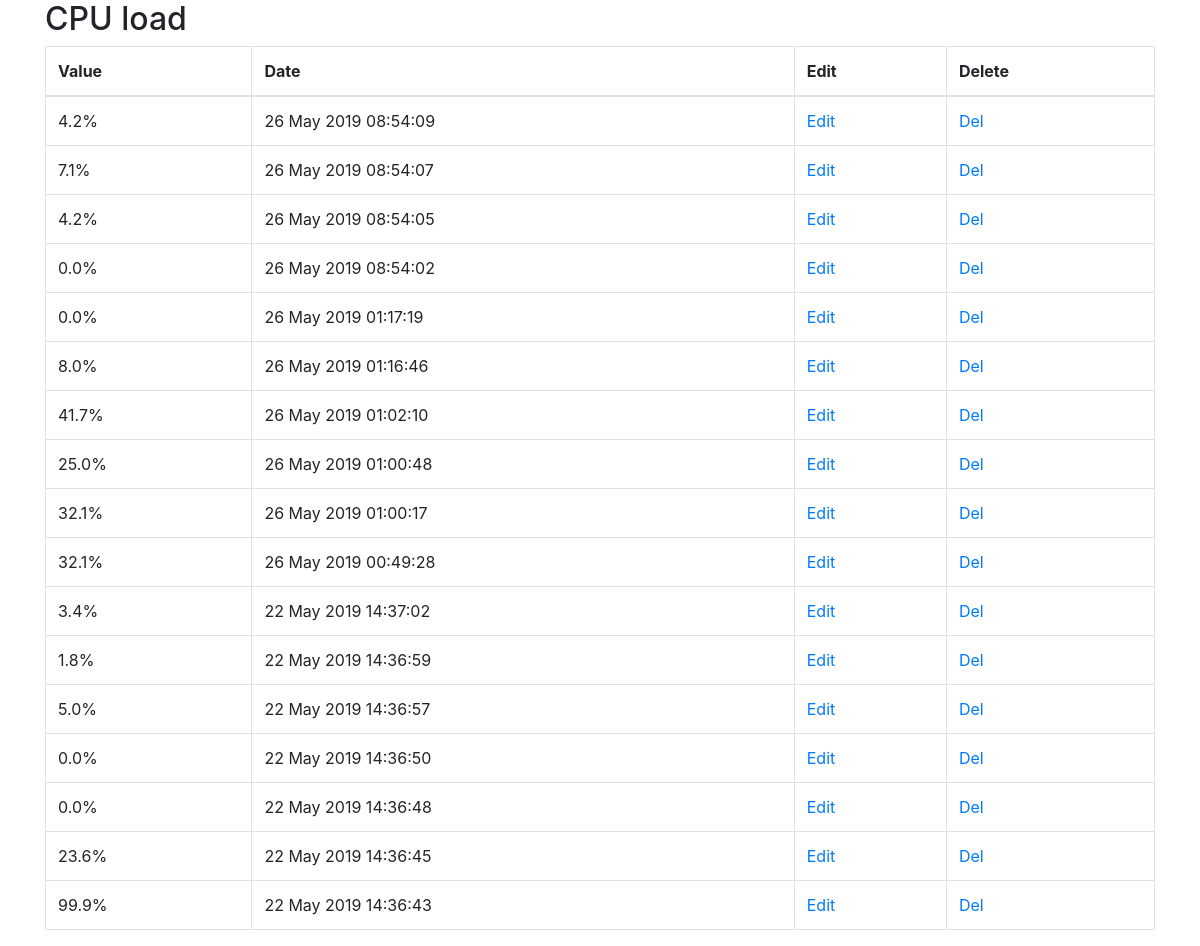
/sens_item/cpu_val, run on an earlier commit of the app's database.
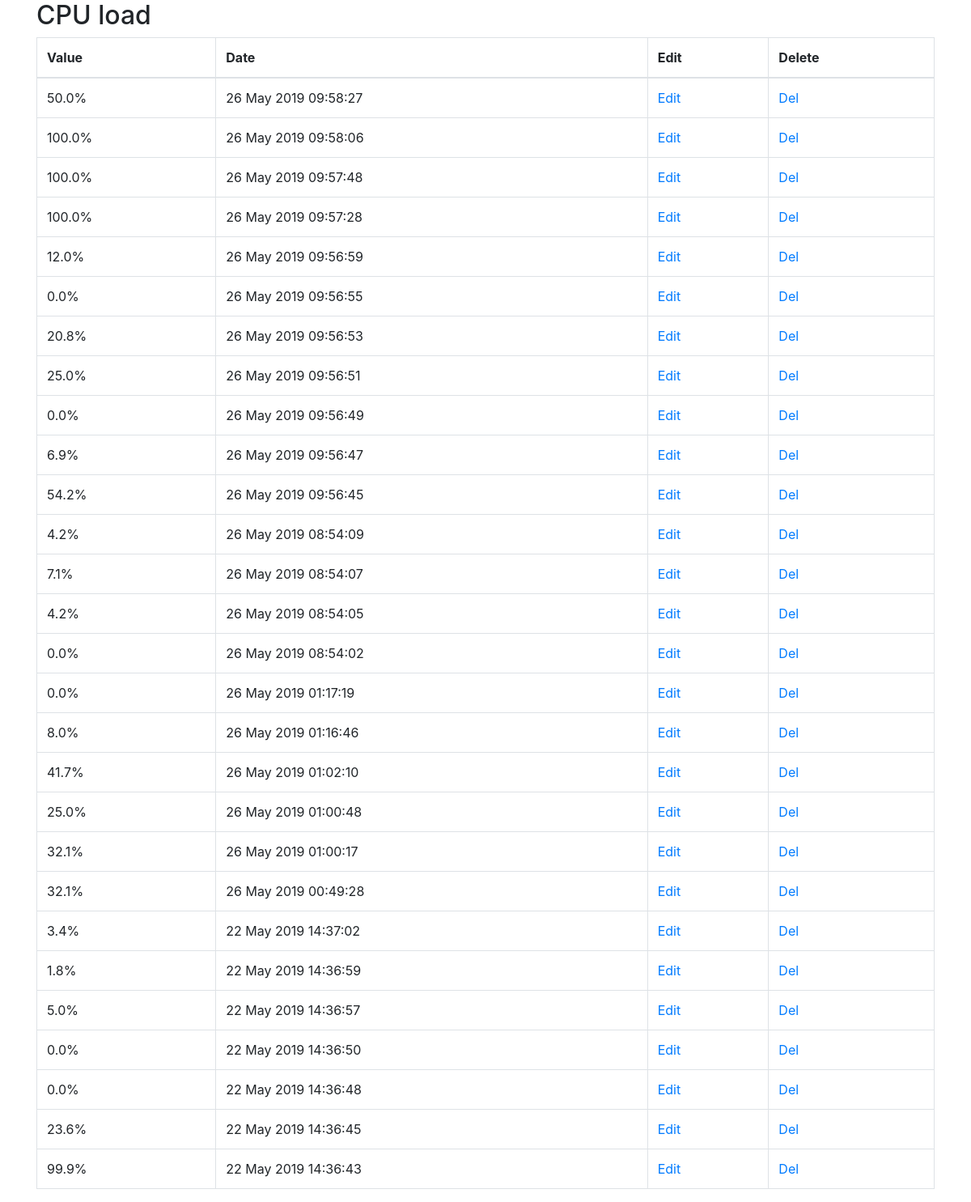
And on a later commit of the database.
### api/models.py (models this page shows)
class SensorHistory(models.Model):
    date = models.DateTimeField(auto_now_add=True, blank=True)
    value = models.CharField(max_length=400)
    sensor = models.ForeignKey(Sensor, on_delete=models.CASCADE, related_name='sensor_history')

class Sensor(models.Model):
    name = models.CharField(max_length=100)
    min_value = models.IntegerField()
    max_value = models.IntegerField()
    slug = models.SlugField(unique=True, null=True)
    def __str__(self):
        return self.name

### index/views.py (the view)
# urls.py: path('sens_item/<slug:slug>', views.sensor_item, name="sens_item"),
def sensor_item(request, slug):
    data = models.SensorHistory.objects.filter(sensor__slug=slug).order_by('-date')
    sensor = models.Sensor.objects.get(slug__exact=slug)
    item = data[0]
    context = {'slug': slug, 'data': data, 'item': item}
    return render(request, template_name="sens_item.html", context=context)

### index/templates/sens_item.html (shortened to what this page needs)
{% extends "base.html" %}
{% load django_bootstrap_breadcrumbs %}
{% block content %}
    <h2>{{ data.last.sensor }}</h2>
    <table class="table table-bordered">
        <thead>
            <tr>
                <th>Value</th>
                <th>Date</th>
                <th>Edit</th>
                <th>Delete</th>
            </tr>
        </thead>
        <tbody>
            {% for each in data %}
                <tr>
                    <td>{{ each.value }}%</td>
                    <td>{{ each.date|date:'d F Y H:i:s' }}</td>
                    <td><a href="{% url 'sens_item_edit' each.id %}">Edit</a></td>
                    <td><a href="{% url 'sens_item_del' each.id %}">Del</a></td>
                </tr>
            {% endfor %}
        </tbody>
    </table>
{% endblock content %}

### index/templates/base.html (shortened to what this page needs)
{% load static %}
{% load django_bootstrap_breadcrumbs %}
<!DOCTYPE html>
<html lang="en">
<head>
    <link rel="stylesheet" href="https://stackpath.bootstrapcdn.com/bootstrap/4.3.1/css/bootstrap.min.css"
>
    <link rel="stylesheet" href="{% static "css/main.css" %}" />
</head>
<body class="container-fluid">
    <div class="container justify-content-center">
        {% block content %}
        {% endblock content %}
    </div>
</body>
</html>

What changed in the data, as far as the page shows it:
added SensorHistory: value "50.0", date "26 May 2019 09:58:27"
added SensorHistory: value "100.0", date "26 May 2019 09:58:06"
added SensorHistory: value "100.0", date "26 May 2019 09:57:48"
added SensorHistory: value "100.0", date "26 May 2019 09:57:28"
added SensorHistory: value "12.0", date "26 May 2019 09:56:59"
added SensorHistory: value "0.0", date "26 May 2019 09:56:55"
added SensorHistory: value "20.8", date "26 May 2019 09:56:53"
added SensorHistory: value "25.0", date "26 May 2019 09:56:51"
added SensorHistory: value "0.0", date "26 May 2019 09:56:49"
added SensorHistory: value "6.9", date "26 May 2019 09:56:47"
added SensorHistory: value "54.2", date "26 May 2019 09:56:45"
